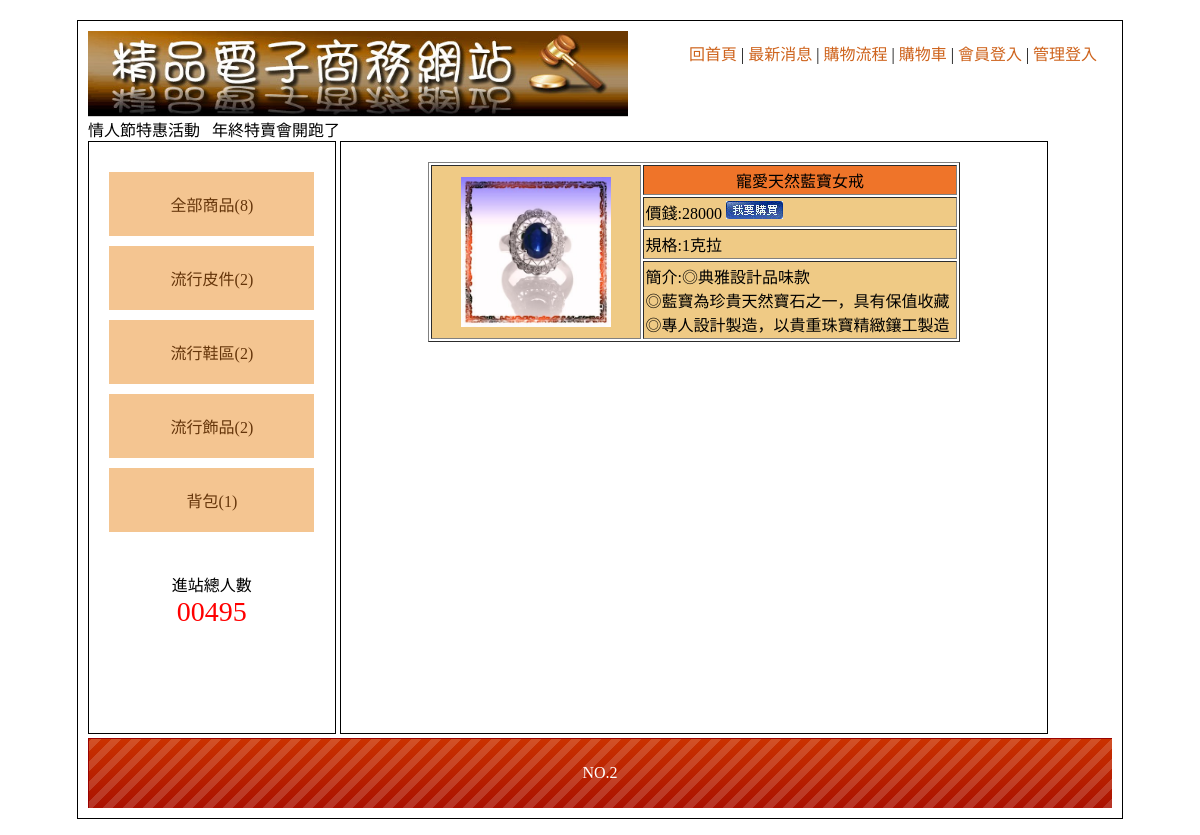
The app's page /index.php?do=item&item1=4 with its own data.
### tables this page shows
CREATE TABLE `item1` (
  `item1_seq` int(10) UNSIGNED NOT NULL,
  `item1_txt` text NOT NULL
);

CREATE TABLE `item3` (
  `item3_seq` int(10) UNSIGNED NOT NULL,
  `item3_txt` text NOT NULL,
  `item3_price` int(10) NOT NULL,
  `item3_type` text NOT NULL,
  `item3_howmuch` int(10) NOT NULL,
  `item3_img` text NOT NULL,
  `item3_con` text NOT NULL,
  `item3_i1` int(10) NOT NULL,
  `item3_i2` int(10) NOT NULL,
  `item3_display` int(2) NOT NULL
);

CREATE TABLE `bot` (
  `bot_seq` int(10) UNSIGNED NOT NULL,
  `bot_txt` text NOT NULL
);

### leftlist.php (the view, shortened to what this page needs)
<?php
$sql = "select * from item3";
$c1  = mysqli_query($link,$sql);
$row = mysqli_num_rows($c1);
$sql = "select * from item1";
$c1  = mysqli_query($link,$sql);
$c2  = mysqli_fetch_assoc($c1);
?>
<div class=""><a href="index.php?do=all">全部商品(<?=$row?>)</a></div>
<?php do{
        $sqll = "select * from item2 where item2_i1 = '".$c2["item1_seq"]."'";
        $cc1  = mysqli_query($link,$sqll);
        $row  = mysqli_num_rows($cc1);
    ?>
    <div class="mainmu"><a href="index.php?do=item&item1=<?=$c2['item1_seq']?>"><?=$c2["item1_txt"]?>(<?=$row?>)</a>
    </div>
<?php
}while($c2 = mysqli_fetch_assoc($c1))
 ?>

### index.php (shortened to what this page needs)
<!DOCTYPE html PUBLIC "-//W3C//DTD XHTML 1.0 Transitional//EN" "http://www.w3.org/TR/xhtml1/DTD/xhtml1-transitional.dtd">
<?php
include_once("head.php");
?><body>
	<div id="main" style="width:1024px;">
    	<div id="top">
        	<a href="index.php">
            	<img src="./home_files/0416.jpg" width="540">
            </a>
                        <div style="padding:10px;width:413px;float:right">
                <a href="?">回首頁</a> |
                <a href="?do=news">最新消息</a> |
                <a href="?do=look">購物流程</a> |
                <a href="?do=buycar">購物車</a> |
                <?php if(!empty($_SESSION["consumer"])){
                        echo "<a href='logout.php'>登出 </a>"."|";
                }else{ ?>
                                <a href="?do=login">會員登入</a> | <?php } ?>
                                <a href="?do=adminlog">管理登入</a>
           </div>
                <marquee>情人節特惠活動 &nbsp; 年終特賣會開跑了   </marquee>      </div>
        <div id="left" class="ct" style="overflow:auto;">
        	<div style="min-height:400px;">
                        <?php include_once("leftlist.php");?>
        	            </div>
                        <span>
            	<div>進站總人數</div>
                <div style="color:#f00; font-size:28px;">
                	00495                </div>
            </span>
                    </div>
        <div id="right" style="overflow:auto;">
                <?php include_once($dolist[$do]); ?>
        	        </div>
                        <?php
					$sql = "select * from bot";
					$c1  = mysqli_query($link,$sql);
					$c2  = mysqli_fetch_assoc($c1);
					?>
	<div  style="line-height:70px; color:#FFF; background:url(icon/bot.png);" class="ct">
        <?=$c2["bot_txt"]?>   </div>
    </div>
</body></html>

### indexitem.php
<?php
if(!empty($_GET["item1"])){
    $sql = "select * from item3 where item3_display = '1' and item3_i1 = '".$_GET["item1"]."'";
    $c1  = mysqli_query($link,$sql);
    $c2  = mysqli_fetch_assoc($c1);
    $row = mysqli_num_rows($c1);
}else if(!empty($_GET["item2"])){
    $sql = "select * from item3 where item3_display = '1' and item3_i2 = '".$_GET["item2"]."'";
    $c1  = mysqli_query($link,$sql);
    $c2  = mysqli_fetch_assoc($c1);
    $row = mysqli_num_rows($c1);
}
?>
<div style="overflow:auto;" >
<?php
if($row >= 1){
    do{ ?>
<table width="80%" border="1" cellspacing="2" cellpadding="2" align="center">
  <tr>
    <td width="40%" rowspan="4" align="center" valign="middle" class="pp"><a href='index.php?do=itemdata&seq=<?=$c2["item3_seq"]?>'><img src="img/<?=$c2["item3_img"]?>" width="150" height="150"></a></td>
    <td align="center" valign="middle" class="tt"><?=$c2["item3_txt"]?></td>
  </tr>
  <tr>
    <td align="left" valign="middle" class="pp">價錢:<?=$c2["item3_price"]?> <a href='buyapi.php?seq=<?=$c2["item3_seq"]?>'><img src='img/0402.jpg'></a></td>
  </tr>
  <tr>
    <td align="left" valign="middle" class="pp">規格:<?=$c2["item3_type"]?></td>
  </tr>
  <tr>
    <td align="left" valign="middle" class="pp">簡介:<?=nl2br($c2["item3_con"])?></td>
  </tr>
</table>
<?php }while($c2  = mysqli_fetch_assoc($c1));
    }else{ echo "此區無商品哦！"; } ?>
</div>

### home_files/css.css (style rules this page uses)
body { font-family:"微軟正黑體"; }
#main { width:1034px; padding:10px; margin:20px auto 20px auto; border:#000 solid 1px; min-height:768px; }
#top a { color:#CE631C; text-decoration:none; }
#left { display:inline-block; width:20%; padding:2%; height:550px; vertical-align:top; border:#000 1px solid; overflow:scroll; }
#left a { display:block; padding:20px 5px 20px 5px; text-decoration:none; background:#F4C591; margin:10px auto 10px auto; color:#65350A; }
.ct { text-align:center; }
#right { display:inline-block; width:65%; padding:2%; height:550px; border:#000 1px solid; overflow:scroll; }
.tt { background:#EF7429; }
.pp { background:#EFCA85; }

### records on screen
item1: item1_txt "流行皮件", row "2"
item1: item1_txt "流行鞋區", row "2"
item1: item1_txt "流行飾品", row "2"
item1: item1_txt "背包", row "1"
item3: item3_img (picture), item3_txt "寵愛天然藍寶女戒", item3_price "28000", item3_type "1克拉", item3_con "◎典雅設計品味款 ◎藍寶為珍貴天然寶石之一，具有保值收藏 ◎專人設計製造，以貴重珠寶精緻鑲工製造"
bot: bot_txt "NO.2"

### other values on screen
$row "8"
